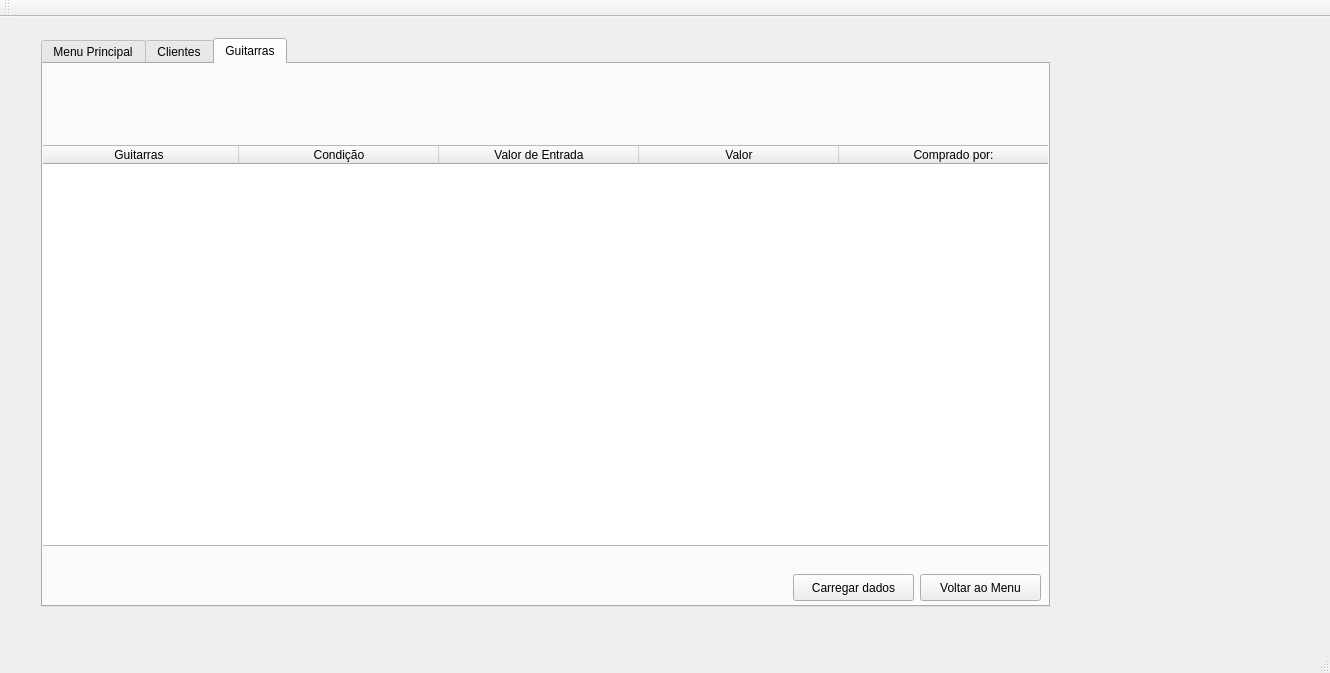
<?xml version="1.0" encoding="UTF-8"?>
<ui version="4.0">
 <class>MainWindow</class>
 <widget class="QMainWindow" name="MainWindow">
  <property name="geometry">
   <rect>
    <x>0</x>
    <y>0</y>
    <width>1330</width>
    <height>673</height>
   </rect>
  </property>
  <property name="windowTitle">
   <string>MainWindow</string>
  </property>
  <widget class="QWidget" name="centralWidget">
   <widget class="QWidget" name="verticalLayoutWidget">
    <property name="geometry">
     <rect>
      <x>30</x>
      <y>10</y>
      <width>1031</width>
      <height>591</height>
     </rect>
    </property>
    <layout class="QVBoxLayout" name="verticalLayout">
     <item>
      <widget class="QTabWidget" name="tabWidget">
       <property name="currentIndex">
        <number>2</number>
       </property>
       <property name="tabsClosable">
        <bool>false</bool>
       </property>
       <widget class="QWidget" name="tab">
        <attribute name="title">
         <string>Menu Principal</string>
        </attribute>
        <widget class="QPushButton" name="pushButton">
         <property name="geometry">
          <rect>
           <x>20</x>
           <y>270</y>
           <width>181</width>
           <height>27</height>
          </rect>
         </property>
         <property name="focusPolicy">
          <enum>Qt::WheelFocus</enum>
         </property>
         <property name="text">
          <string>Clientes </string>
         </property>
        </widget>
        <widget class="QPushButton" name="pushButton_2">
         <property name="geometry">
          <rect>
           <x>20</x>
           <y>320</y>
           <width>181</width>
           <height>27</height>
          </rect>
         </property>
         <property name="focusPolicy">
          <enum>Qt::WheelFocus</enum>
         </property>
         <property name="text">
          <string>Guitarras</string>
         </property>
        </widget>
        <widget class="QPushButton" name="pushButton_3">
         <property name="geometry">
          <rect>
           <x>20</x>
           <y>370</y>
           <width>181</width>
           <height>27</height>
          </rect>
         </property>
         <property name="focusPolicy">
          <enum>Qt::WheelFocus</enum>
         </property>
         <property name="text">
          <string>Violões</string>
         </property>
        </widget>
       </widget>
       <widget class="QWidget" name="tab_2">
        <attribute name="title">
         <string>Clientes</string>
        </attribute>
        <widget class="QPushButton" name="pushButton_4">
         <property name="geometry">
          <rect>
           <x>867</x>
           <y>510</y>
           <width>131</width>
           <height>27</height>
          </rect>
         </property>
         <property name="text">
          <string>Voltar ao Menu</string>
         </property>
        </widget>
        <widget class="QTableWidget" name="tabela1">
         <property name="geometry">
          <rect>
           <x>0</x>
           <y>90</y>
           <width>1031</width>
           <height>411</height>
          </rect>
         </property>
         <attribute name="horizontalHeaderCascadingSectionResizes">
          <bool>false</bool>
         </attribute>
         <attribute name="horizontalHeaderDefaultSectionSize">
          <number>170</number>
         </attribute>
         <attribute name="horizontalHeaderShowSortIndicator" stdset="0">
          <bool>false</bool>
         </attribute>
         <attribute name="horizontalHeaderStretchLastSection">
          <bool>true</bool>
         </attribute>
         <attribute name="verticalHeaderVisible">
          <bool>false</bool>
         </attribute>
         <attribute name="verticalHeaderShowSortIndicator" stdset="0">
          <bool>false</bool>
         </attribute>
         <attribute name="verticalHeaderStretchLastSection">
          <bool>true</bool>
         </attribute>
         <column>
          <property name="text">
           <string>Nome</string>
          </property>
         </column>
         <column>
          <property name="text">
           <string>Número</string>
          </property>
         </column>
         <column>
          <property name="text">
           <string>Endereço</string>
          </property>
         </column>
        </widget>
        <widget class="QLabel" name="label_2">
         <property name="geometry">
          <rect>
           <x>10</x>
           <y>30</y>
           <width>211</width>
           <height>31</height>
          </rect>
         </property>
         <property name="font">
          <font>
           <family>DejaVu Math TeX Gyre</family>
           <pointsize>18</pointsize>
           <italic>false</italic>
           <bold>false</bold>
          </font>
         </property>
         <property name="text">
          <string>Clientes</string>
         </property>
        </widget>
        <widget class="QPushButton" name="btn_carregardados">
         <property name="geometry">
          <rect>
           <x>720</x>
           <y>510</y>
           <width>131</width>
           <height>27</height>
          </rect>
         </property>
         <property name="text">
          <string>Carregar dados</string>
         </property>
        </widget>
       </widget>
       <widget class="QWidget" name="tab_3">
        <attribute name="title">
         <string>Guitarras</string>
        </attribute>
        <widget class="QPushButton" name="pushButton_5">
         <property name="geometry">
          <rect>
           <x>877</x>
           <y>510</y>
           <width>121</width>
           <height>27</height>
          </rect>
         </property>
         <property name="text">
          <string>Voltar ao Menu</string>
         </property>
        </widget>
        <widget class="QTableWidget" name="tabela2">
         <property name="geometry">
          <rect>
           <x>-5</x>
           <y>81</y>
           <width>1031</width>
           <height>401</height>
          </rect>
         </property>
         <attribute name="horizontalHeaderCascadingSectionResizes">
          <bool>false</bool>
         </attribute>
         <attribute name="horizontalHeaderDefaultSectionSize">
          <number>200</number>
         </attribute>
         <attribute name="horizontalHeaderShowSortIndicator" stdset="0">
          <bool>false</bool>
         </attribute>
         <attribute name="horizontalHeaderStretchLastSection">
          <bool>true</bool>
         </attribute>
         <attribute name="verticalHeaderVisible">
          <bool>false</bool>
         </attribute>
         <column>
          <property name="text">
           <string>Guitarras</string>
          </property>
         </column>
         <column>
          <property name="text">
           <string>Condição</string>
          </property>
         </column>
         <column>
          <property name="text">
           <string>Valor de Entrada</string>
          </property>
         </column>
         <column>
          <property name="text">
           <string>Valor</string>
          </property>
         </column>
         <column>
          <property name="text">
           <string>Comprado por:</string>
          </property>
         </column>
        </widget>
        <widget class="QPushButton" name="btn_carregardadosguita">
         <property name="geometry">
          <rect>
           <x>750</x>
           <y>510</y>
           <width>121</width>
           <height>27</height>
          </rect>
         </property>
         <property name="text">
          <string>Carregar dados</string>
         </property>
        </widget>
       </widget>
      </widget>
     </item>
    </layout>
   </widget>
  </widget>
  <widget class="QMenuBar" name="menuBar">
   <property name="geometry">
    <rect>
     <x>0</x>
     <y>0</y>
     <width>1330</width>
     <height>21</height>
    </rect>
   </property>
  </widget>
  <widget class="QToolBar" name="mainToolBar">
   <attribute name="toolBarArea">
    <enum>TopToolBarArea</enum>
   </attribute>
   <attribute name="toolBarBreak">
    <bool>false</bool>
   </attribute>
  </widget>
  <widget class="QStatusBar" name="statusBar"/>
 </widget>
 <layoutdefault spacing="6" margin="11"/>
 <resources/>
 <connections/>
</ui>
